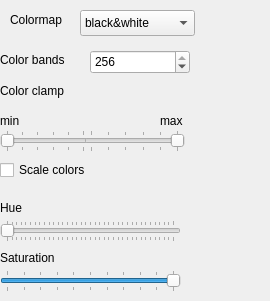
     <widget class="QWidget" name="colors">
      <attribute name="title">
       <string>Colors</string>
      </attribute>
      <widget class="QLabel" name="label_6">
       <property name="geometry">
        <rect>
         <x>0</x>
         <y>50</y>
         <width>100</width>
         <height>20</height>
        </rect>
       </property>
       <property name="text">
        <string>Color bands</string>
       </property>
      </widget>
      <widget class="QSpinBox" name="spinBox">
       <property name="geometry">
        <rect>
         <x>90</x>
         <y>50</y>
         <width>100</width>
         <height>24</height>
        </rect>
       </property>
       <property name="minimum">
        <number>2</number>
       </property>
       <property name="maximum">
        <number>256</number>
       </property>
       <property name="value">
        <number>256</number>
       </property>
      </widget>
      <widget class="QLabel" name="label_4">
       <property name="geometry">
        <rect>
         <x>160</x>
         <y>110</y>
         <width>101</width>
         <height>22</height>
        </rect>
       </property>
       <property name="text">
        <string>max</string>
       </property>
      </widget>
      <widget class="QSlider" name="colorClampMinSlider">
       <property name="geometry">
        <rect>
         <x>0</x>
         <y>130</y>
         <width>91</width>
         <height>22</height>
        </rect>
       </property>
       <property name="maximum">
        <number>50</number>
       </property>
       <property name="singleStep">
        <number>5</number>
       </property>
       <property name="orientation">
        <enum>Qt::Horizontal</enum>
       </property>
       <property name="tickPosition">
        <enum>QSlider::TicksBothSides</enum>
       </property>
       <property name="tickInterval">
        <number>10</number>
       </property>
      </widget>
      <widget class="QLabel" name="label_5">
       <property name="geometry">
        <rect>
         <x>0</x>
         <y>80</y>
         <width>100</width>
         <height>22</height>
        </rect>
       </property>
       <property name="text">
        <string>Color clamp</string>
       </property>
      </widget>
      <widget class="QSlider" name="colorClampMaxSlider">
       <property name="geometry">
        <rect>
         <x>84</x>
         <y>130</y>
         <width>101</width>
         <height>22</height>
        </rect>
       </property>
       <property name="maximum">
        <number>50</number>
       </property>
       <property name="singleStep">
        <number>5</number>
       </property>
       <property name="value">
        <number>0</number>
       </property>
       <property name="orientation">
        <enum>Qt::Horizontal</enum>
       </property>
       <property name="invertedAppearance">
        <bool>true</bool>
       </property>
       <property name="tickPosition">
        <enum>QSlider::TicksBothSides</enum>
       </property>
       <property name="tickInterval">
        <number>10</number>
       </property>
      </widget>
      <widget class="QLabel" name="label_9">
       <property name="geometry">
        <rect>
         <x>0</x>
         <y>110</y>
         <width>101</width>
         <height>22</height>
        </rect>
       </property>
       <property name="text">
        <string>min</string>
       </property>
      </widget>
      <widget class="QComboBox" name="scalarColoring">
       <property name="geometry">
        <rect>
         <x>80</x>
         <y>10</y>
         <width>115</width>
         <height>26</height>
        </rect>
       </property>
       <item>
        <property name="text">
         <string>black&amp;white</string>
        </property>
       </item>
       <item>
        <property name="text">
         <string>rainbow</string>
        </property>
       </item>
       <item>
        <property name="text">
         <string>heatmap</string>
        </property>
       </item>
       <item>
        <property name="text">
         <string>zebrafish</string>
        </property>
       </item>
      </widget>
      <widget class="QLabel" name="label_10">
       <property name="geometry">
        <rect>
         <x>10</x>
         <y>10</y>
         <width>100</width>
         <height>20</height>
        </rect>
       </property>
       <property name="text">
        <string>Colormap</string>
       </property>
      </widget>
      <widget class="QCheckBox" name="checkBox">
       <property name="geometry">
        <rect>
         <x>0</x>
         <y>160</y>
         <width>113</width>
         <height>20</height>
        </rect>
       </property>
       <property name="text">
        <string>Scale colors</string>
       </property>
      </widget>
      <widget class="QLabel" name="label_11">
       <property name="geometry">
        <rect>
         <x>0</x>
         <y>200</y>
         <width>59</width>
         <height>16</height>
        </rect>
       </property>
       <property name="text">
        <string>Hue</string>
       </property>
      </widget>
      <widget class="QLabel" name="label_12">
       <property name="geometry">
        <rect>
         <x>0</x>
         <y>250</y>
         <width>71</width>
         <height>16</height>
        </rect>
       </property>
       <property name="text">
        <string>Saturation</string>
       </property>
      </widget>
      <widget class="QSlider" name="hueSlider">
       <property name="geometry">
        <rect>
         <x>0</x>
         <y>220</y>
         <width>181</width>
         <height>22</height>
        </rect>
       </property>
       <property name="maximum">
        <number>360</number>
       </property>
       <property name="singleStep">
        <number>1</number>
       </property>
       <property name="orientation">
        <enum>Qt::Horizontal</enum>
       </property>
       <property name="tickPosition">
        <enum>QSlider::TicksBothSides</enum>
       </property>
       <property name="tickInterval">
        <number>10</number>
       </property>
      </widget>
      <widget class="QSlider" name="hueSlider_2">
       <property name="geometry">
        <rect>
         <x>0</x>
         <y>270</y>
         <width>181</width>
         <height>22</height>
        </rect>
       </property>
       <property name="maximum">
        <number>100</number>
       </property>
       <property name="singleStep">
        <number>1</number>
       </property>
       <property name="value">
        <number>100</number>
       </property>
       <property name="orientation">
        <enum>Qt::Horizontal</enum>
       </property>
       <property name="tickPosition">
        <enum>QSlider::TicksBothSides</enum>
       </property>
       <property name="tickInterval">
        <number>10</number>
       </property>
      </widget>
     </widget>
